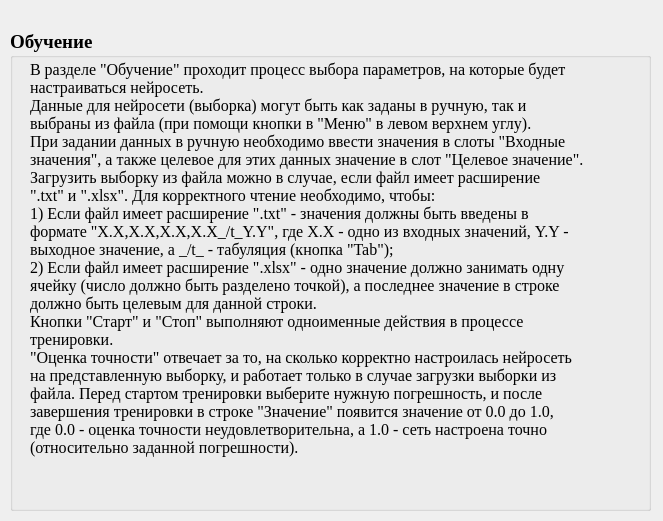
<?xml version="1.0" encoding="UTF-8"?>
<ui version="4.0">
 <class>helpLearnDialog</class>
 <widget class="QDialog" name="helpLearnDialog">
  <property name="geometry">
   <rect>
    <x>0</x>
    <y>0</y>
    <width>663</width>
    <height>521</height>
   </rect>
  </property>
  <property name="windowTitle">
   <string>Помощь</string>
  </property>
  <widget class="QGroupBox" name="textGroupBox">
   <property name="geometry">
    <rect>
     <x>10</x>
     <y>30</y>
     <width>641</width>
     <height>481</height>
    </rect>
   </property>
   <property name="font">
    <font>
     <family>Times New Roman</family>
     <pointsize>14</pointsize>
     <weight>75</weight>
     <bold>true</bold>
    </font>
   </property>
   <property name="title">
    <string>Обучение</string>
   </property>
   <widget class="QLabel" name="label">
    <property name="geometry">
     <rect>
      <x>20</x>
      <y>30</y>
      <width>611</width>
      <height>451</height>
     </rect>
    </property>
    <property name="font">
     <font>
      <pointsize>12</pointsize>
      <weight>50</weight>
      <bold>false</bold>
     </font>
    </property>
    <property name="text">
     <string>В разделе &quot;Обучение&quot; проходит процесс выбора параметров, на которые будет
настраиваться нейросеть.
Данные для нейросети (выборка) могут быть как заданы в ручную, так и 
выбраны из файла (при помощи кнопки в &quot;Меню&quot; в левом верхнем углу).
При задании данных в ручную необходимо ввести значения в слоты &quot;Входные
значения&quot;, а также целевое для этих данных значение в слот &quot;Целевое значение&quot;.
Загрузить выборку из файла можно в случае, если файл имеет расширение
&quot;.txt&quot; и &quot;.xlsx&quot;. Для корректного чтение необходимо, чтобы:
1) Если файл имеет расширение &quot;.txt&quot; - значения должны быть введены в 
формате &quot;X.X,X.X,X.X,X.X_/t_Y.Y&quot;, где X.X - одно из входных значений, Y.Y - 
выходное значение, а _/t_ - табуляция (кнопка &quot;Tab&quot;);
2) Если файл имеет расширение &quot;.xlsx&quot; - одно значение должно занимать одну
ячейку (число должно быть разделено точкой), а последнее значение в строке
должно быть целевым для данной строки.
Кнопки &quot;Старт&quot; и &quot;Стоп&quot; выполняют одноименные действия в процессе
тренировки.
&quot;Оценка точности&quot; отвечает за то, на сколько корректно настроилась нейросеть
на представленную выборку, и работает только в случае загрузки выборки из 
файла. Перед стартом тренировки выберите нужную погрешность, и после
завершения тренировки в строке &quot;Значение&quot; появится значение от 0.0 до 1.0,
где 0.0 - оценка точности неудовлетворительна, а 1.0 - сеть настроена точно
(относительно заданной погрешности).</string>
    </property>
    <property name="alignment">
     <set>Qt::AlignLeading|Qt::AlignLeft|Qt::AlignTop</set>
    </property>
   </widget>
  </widget>
 </widget>
 <resources/>
 <connections/>
</ui>
